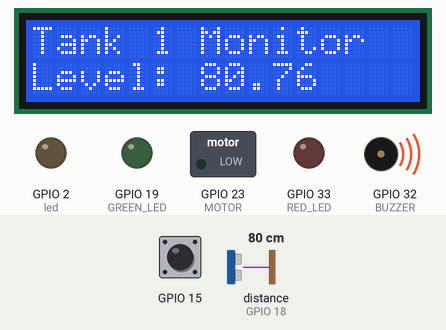
Simulated run of this sketch. Board: ESP32. On the bench: 16×2 character LCD, switched loads named in the sketch (green lamp = pin HIGH), output pins drawn as LEDs (lit = HIGH), buzzer (waves = sounding, pin HIGH). Wiring (inferred from the names in the program): ultrasonic range finder: trigger GPIO 5; echo GPIO 18. The test bench sets the inputs (shaded band); at power-on: distance to the obstacle (sensor on GPIO 18) 80 cm, GPIO 15 HIGH. The echo pulse lasts 58.3 µs per cm; WiFi joins after 1.5 s; servers stay silent unless stated; uploads are accepted with an empty reply; pins used as bus, display or sensor lines are not drawn; what the sketch prints to the serial monitor is not drawn. At 5.5 s the program puts the board to deep sleep or switches it off; the recording ends there.

Above: at 2.9 s.
3.0 s: distance to the obstacle (sensor on GPIO 18) set to 120 cm
At 3.35 s:
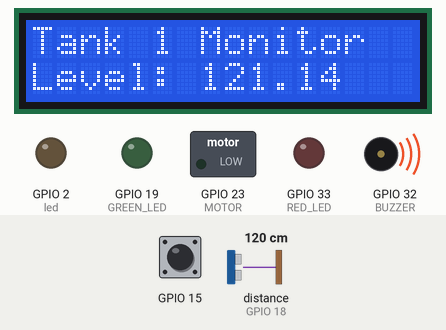
At 4.0 s:
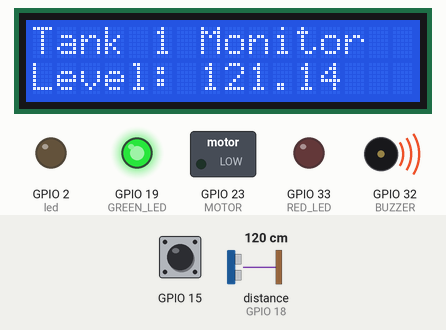
Timing chart, 0 to 5.5 s (numbered marks = the images above; inputs shaded):
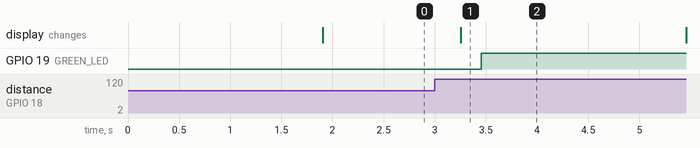

The sketch:

ESP32_Ultrasonic_LCD_Sleep.ino
```cpp
/*

 Program for water level monitoring with LCD and Ultrasonic sensor
 */
//LIBRARY CONFIGURATION
#include <LiquidCrystal_I2C.h>
#include <WiFi.h>
#include <HTTPClient.h>
#include <WiFi.h>
#include <WiFiClient.h>
#include <WebServer.h>
#include <ESPmDNS.h>

//PIN DECLARATION
#define TRIG_PIN 5   // ESP32 pin GIOP5 connected to Ultrasonic Sensor's TRIG pin
#define ECHO_PIN 18  // ESP32 pin GIOP18 connected to Ultrasonic Sensor's ECHO pin
#define RED_LED 33
#define GREEN_LED 19
#define BUZZER 32
#define MOTOR 23
#define Threshold 40
touch_pad_t touchPin;

//sleeping
#define uS_TO_S_FACTOR 1000000ULL  /* Conversion factor for micro seconds to seconds */
#define TIME_TO_SLEEP  5        /* Time ESP32 will go to sleep (in seconds) */

RTC_DATA_ATTR int bootCount = 0;


const int led = 2;

float duration, distance;
const int TANKID = 1;
const int LOCATIONID = 1;
const int OWNERID = 1;

const char WIFI_SSID[] = "SIMBARASHE";
const char WIFI_PASSWORD[] = "01234567";

String HOST_NAME = "http://192.168.137.34";  // change to your PC's IP address
String PATH_NAME = "/Lab5/lab5/insert_waterlevel.php";
String queryString = "?TankID=1&LocationID=1&OwnerID=1&WaterLevel=2";

LiquidCrystal_I2C lcd(0x27, 16, 2);  // I2C address 0x27, 16 column and 2 rows
WebServer server(80);


void systm() {
  delay(100);  //record data every second
  //RUN SERVER
  server.handleClient();
  delay(2);  //allow the cpu to switch to other tasks

  //CONFIGURE ULTRASONIC
  digitalWrite(TRIG_PIN, HIGH);
  delayMicroseconds(10);  // generate 10-us pulse to TRIG pin
  digitalWrite(TRIG_PIN, LOW);
  duration = pulseIn(ECHO_PIN, HIGH);  // measure duration of pulse from ECHO pin
  // calculate the distance
  distance = 0.03463 / 2 * duration;  //speed of sound at 30 celcious around is 346.3m/s

  //CONFIGURE SYSTEM DISPLAY
  lcd.clear();
  lcd.setCursor(0, 0);  // start to print at the first row
  lcd.print("Tank 1 Monitor ");
  lcd.setCursor(0, 1);  // start to print at character 0, row 2
  lcd.print("Level: ");
  lcd.print(distance);
  //lcd.print("cm");

  //CONFIGURE DATABASE STORAGE
  HTTPClient http;
  String HOST_NAME1 = "http://192.168.137.34";  // change to your PC's IP address
  String PATH_NAME1 = "/Lab5/lab5/insert_waterlevel.php";
  String queryString1 = "?TankID=" + String(TANKID) + "&LocationID=" + String(LOCATIONID) + "&OwnerID=" + String(OWNERID) + "&WaterLevel=" + String(distance);

  http.begin(HOST_NAME1 + PATH_NAME1 + queryString1);  //HTTP
  int httpCode = http.GET();

  // httpCode will be negative on error
  if (httpCode > 0) {
    // file found at server
    if (httpCode == HTTP_CODE_OK) {
      String payload = http.getString();
      Serial.println(payload);
    } else {
      // HTTP header has been send and Server response header has been handled
      Serial.printf("[HTTP] GET... code: %d\n", httpCode);
    }
  } else {
    Serial.printf("[HTTP] GET... failed, error: %s\n", http.errorToString(httpCode).c_str());
  }

  http.end();
}


void handleRoot() {
  while (1) {
    systm();
    //CONFIGURE DEFAULT AUTOMATIC SYSTEM
    if (distance <= 15) {            //minimum water level 15cm
      digitalWrite(RED_LED, HIGH);   // turn RED RED_RED_LED ON
      digitalWrite(GREEN_LED, LOW);  //normal operation
      digitalWrite(BUZZER, LOW);     // turn OFF BUZZER as active low
      digitalWrite(MOTOR, HIGH);     // turn OFF MOTOR
      //digitalWrite(led, HIGH);    // turn OFF MOTOR
      digitalWrite(led, 1);
    }

    if (distance >= 100) {
      digitalWrite(RED_LED, LOW);  // turn RED_LED OFF
      digitalWrite(GREEN_LED, HIGH);
      digitalWrite(BUZZER, HIGH);  // turn BUZZER OFF
      digitalWrite(MOTOR, LOW);    // turn MOTOR OFF
      digitalWrite(led, 0);        // turn OFF MOTOR
    }
    server.send(200, "text/plain", "SYSTEM ON AUTO");
  }
}

void handleRoot2() {
  while (1) {
    systm();
    digitalWrite(MOTOR, HIGH);  // turn OFF MOTOR
    digitalWrite(led, HIGH);    // turn OFF MOTOR
    server.send(200, "text/plain", "MOTOR IS ON");
    if (distance <= 15) {            //minimum water level 15cm
      digitalWrite(RED_LED, HIGH);   // turn RED RED_RED_LED ON
      digitalWrite(GREEN_LED, LOW);  //normal operation
      digitalWrite(BUZZER, LOW);     // turn OFF BUZZER as active low
    }

    if (distance >= 100) {
      digitalWrite(RED_LED, LOW);  // turn RED_LED OFF
      digitalWrite(GREEN_LED, HIGH);
      digitalWrite(BUZZER, HIGH);  // turn BUZZER OFF
    }
  }
}
void handleRoot3() {
  while (1) {
    systm();
    digitalWrite(MOTOR, LOW);        // turn OFF MOTOR
    digitalWrite(led, 0);            // turn OFF MOTOR
    if (distance <= 15) {            //minimum water level 15cm
      digitalWrite(RED_LED, HIGH);   // turn RED RED_RED_LED ON
      digitalWrite(GREEN_LED, LOW);  //normal operation
      digitalWrite(BUZZER, LOW);     // turn OFF BUZZER as active low
    }

    if (distance >= 100) {
      digitalWrite(RED_LED, LOW);  // turn RED_LED OFF
      digitalWrite(GREEN_LED, HIGH);
      digitalWrite(BUZZER, HIGH);  // turn BUZZER OFF
    }
    server.send(200, "text/plain", "MOTOR IS ON");
  }
}

void print_wakeup_reason(){
  esp_sleep_wakeup_cause_t wakeup_reason;

  wakeup_reason = esp_sleep_get_wakeup_cause();

  switch(wakeup_reason)
  {

    case ESP_SLEEP_WAKEUP_TIMER : Serial.println("Wakeup caused by timer"); break;
    case ESP_SLEEP_WAKEUP_TOUCHPAD : Serial.println("Wakeup caused by touchpad"); break;
    default : Serial.printf("Wakeup was not caused by deep sleep: %d\n",wakeup_reason); break;
  }
}

void callback(){
  //placeholder callback function
}

void setup() {
  Serial.begin(115200);

  lcd.init();                 // initialize the lcd
  lcd.backlight();            // open the backlight
  pinMode(TRIG_PIN, OUTPUT);  // config trigger pin to output mode
  pinMode(ECHO_PIN, INPUT);   // config echo pin to input mode
  pinMode(RED_LED, OUTPUT);
  pinMode(GREEN_LED, OUTPUT);
  pinMode(BUZZER, OUTPUT);
  pinMode(MOTOR, OUTPUT);

  // CONFIGURING WEBSERVER
  pinMode(led, OUTPUT);
  digitalWrite(led, 0);
  digitalWrite(BUZZER, HIGH);

  WiFi.mode(WIFI_STA);

  WiFi.begin(WIFI_SSID, WIFI_PASSWORD);
  Serial.println("Connecting");
  while (WiFi.status() != WL_CONNECTED) {
    delay(500);
    Serial.print(".");
  }

  Serial.println("");
  Serial.print("Connected to ");
  Serial.print("IP address: ");
  Serial.println(WiFi.localIP());

  if (MDNS.begin("esp32")) {
    Serial.println("MDNS responder started");
  }

  server.on("/AUTO", handleRoot);
  server.on("/ON", handleRoot2);
  server.on("/OFF", handleRoot3);
  server.begin();
  Serial.println("HTTP server started");

  //configuring HTTP
  HTTPClient http;

  http.begin(HOST_NAME + PATH_NAME);  //HTTP
  int httpCode = http.GET();

  // httpCode will be negative on error
  if (httpCode > 0) {
    // file found at server
    if (httpCode == HTTP_CODE_OK) {
      String payload = http.getString();
      //Serial.println(payload);
    } else {
      // HTTP header has been send and Server response header has been handled
      Serial.printf("[HTTP] GET... code: %d\n", httpCode);
    }
  } else {
    Serial.printf("[HTTP] GET... failed, error: %s\n", http.errorToString(httpCode).c_str());
  }

  http.end();
}


void loop() {
  print_wakeup_reason();
  systm();
  //CONFIGURE DEFAULT AUTOMATIC SYSTEM
  if (distance <= 15) {            //minimum water level 15cm
    digitalWrite(RED_LED, HIGH);   // turn RED RED_RED_LED ON
    digitalWrite(GREEN_LED, LOW);  //normal operation
    digitalWrite(BUZZER, LOW);     // turn OFF BUZZER as active low
    digitalWrite(MOTOR, HIGH);     // turn ON MOTOR
    digitalWrite(led, HIGH);       // turn ON MOTOR LED
  }

  if (distance >= 100) {
    digitalWrite(RED_LED, LOW);  // turn RED_LED OFF
    digitalWrite(GREEN_LED, HIGH);
    digitalWrite(BUZZER, HIGH);  // turn BUZZER OFF
    digitalWrite(MOTOR, LOW);    // turn MOTOR OFF
    digitalWrite(led, LOW);      // turn MOTOR LED OFF

    ++bootCount;
  Serial.println("Boot number: " + String(bootCount));

  //Print the wakeup reason for ESP32
  touchAttachInterrupt(T3, callback, Threshold);

  esp_sleep_enable_touchpad_wakeup();
  esp_sleep_enable_timer_wakeup(45 * uS_TO_S_FACTOR);


  Serial.println("Setup ESP32 to sleep for every " + String(TIME_TO_SLEEP) +
  " Seconds");

  Serial.println("Going to sleep now");
    delay(2000);
  Serial.flush();
  lcd.noBacklight();

  esp_deep_sleep_start();
  }
}
```

Measured:
- after the input at 3.0 s, GPIO 19 (GREEN_LED): LOW → HIGH after 0.46 s; the display: changes after 0.26 s (image 1)
- what the display in image 1 shows lasts 2.2 s, from 3.3 s to 5.5 s
